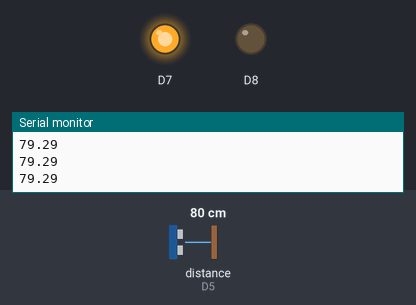
Recording of a sketch running on a simulated ESP8266 (NodeMCU). Shown: output pins drawn as LEDs (lit = HIGH), the last lines printed to the serial monitor. Wiring (inferred from the names in the program): ultrasonic range finder: trigger D6; echo D5. Inputs (shaded band) come from the test bench; at power-on: distance to the obstacle (sensor on D5) 80 cm. The echo pulse lasts 58.3 µs per cm; pins used as bus, display or sensor lines are not drawn.

Above: at 1.2 s.
1.3 s: distance to the obstacle (sensor on D5) set to 248 cm
2.8 s: distance to the obstacle (sensor on D5) set to 256 cm
At 4.0 s:
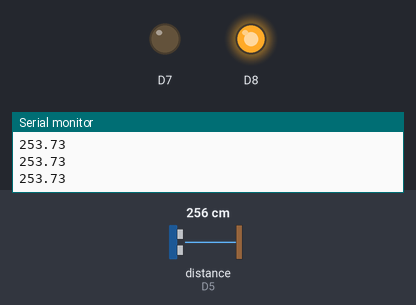
4.3 s: distance to the obstacle (sensor on D5) set to 205 cm
5.8 s: distance to the obstacle (sensor on D5) set to 196 cm
At 6.2 s:
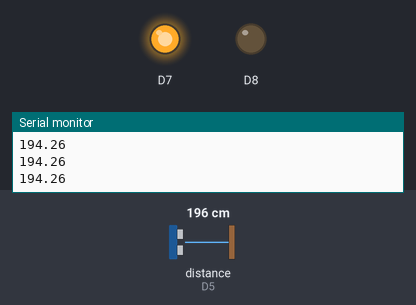
7.3 s: distance to the obstacle (sensor on D5) set to 299 cm
At 7.9 s:
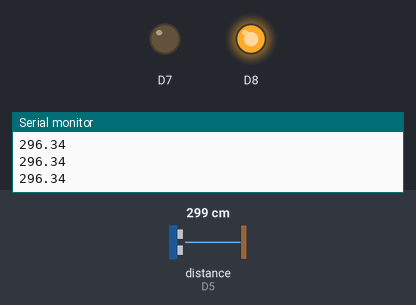
Timing chart, 0 to 9.8 s (numbered marks = the images above; inputs shaded):
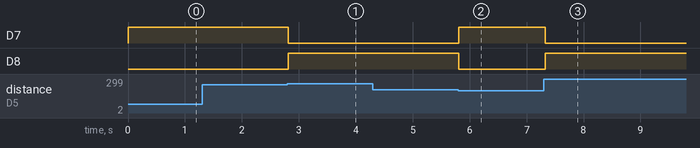

The sketch:

Ultrasonic_sensor.ino
```cpp
void setup() {
  // put your setup code here, to run once:
pinMode(D5,INPUT);//echo
pinMode(D6,OUTPUT);//trigger
pinMode(D7,OUTPUT);
pinMode(D8,OUTPUT);
Serial.begin(9600);
}

void loop() {
  // put your main code here, to run repeatedly:
digitalWrite(D6,LOW);
delayMicroseconds(2);
digitalWrite(D6,HIGH);
delayMicroseconds(10);
digitalWrite(D6,LOW);
int duration=pulseIn(D5,HIGH);
float dist= duration*0.034/2;
Serial.println(dist);
if(dist<200)
{
  digitalWrite(D7,HIGH);
  digitalWrite(D8,LOW);
}
else if (dist>250)
{
  digitalWrite(D8,HIGH);
  digitalWrite(D7,LOW);
}
}
```

Measured:
- the behaviour switches between 252 and 253 cm on distance to the obstacle (sensor on D5) (found by bisection; images 0 and 1)
- the behaviour switches between 202 and 201 cm on distance to the obstacle (sensor on D5) (found by bisection; images 1 and 2)
- after the input at 2.8 s, D7: HIGH → LOW at once; D8: LOW → HIGH at once
- after the input at 5.8 s, D7: LOW → HIGH at once; D8: HIGH → LOW at once
- after the input at 7.3 s, D7: HIGH → LOW at once; D8: LOW → HIGH at once
